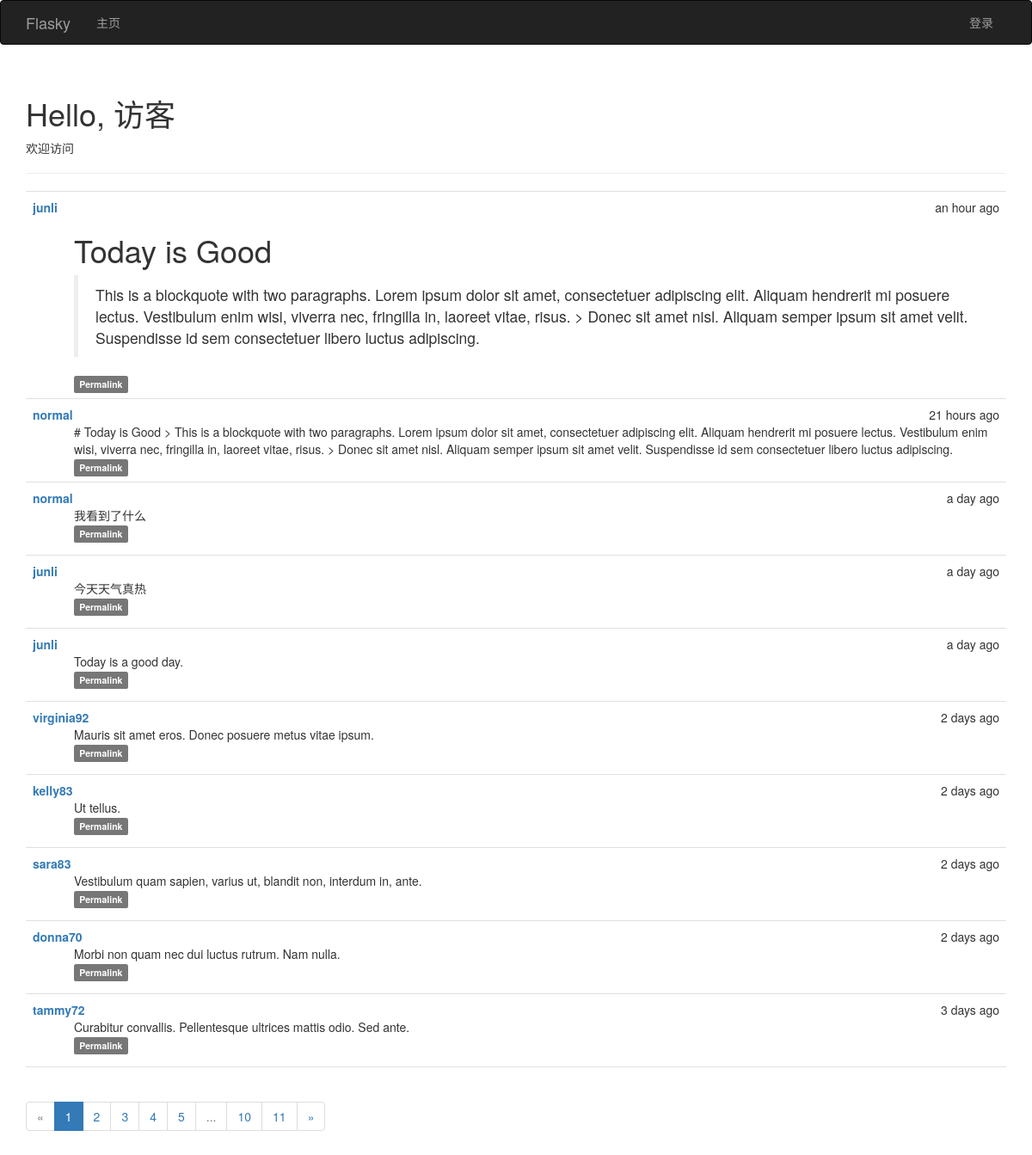
Before: / with the older database file.
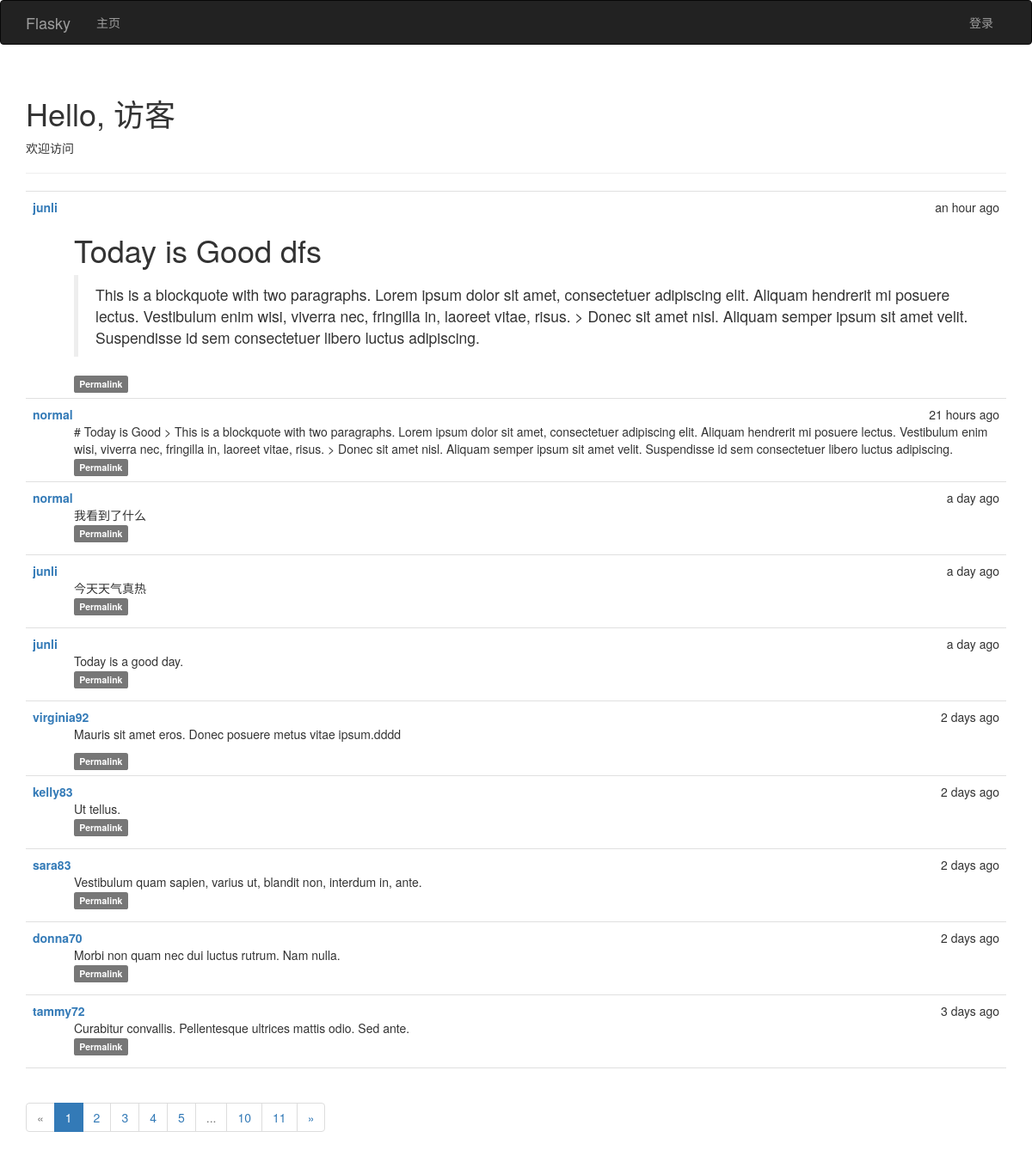
After: the same page with the newer database file.
### app/models.py (models this page shows, shortened)
class Post(db.Model):
    __tablename__ = 'posts'
    id = db.Column(db.Integer, primary_key=True)
    body = db.Column(db.Text)
    timestamp = db.Column(db.DateTime, index=True, default=datetime.utcnow)
    author_id = db.Column(db.Integer, db.ForeignKey('users.id'))
    body_html = db.Column(db.Text)

class User(UserMixin, db.Model):
    __tablename__ = 'users'
    id = db.Column(db.Integer, primary_key=True)
    username = db.Column(db.String(64), unique=True, index=True)
    email = db.Column(db.String(64), unique=True,index=True)
    role_id = db.Column(db.Integer, db.ForeignKey('roles.id'))
    password_hash = db.Column(db.String(128))
    confirmed = db.Column(db.Boolean, default= False)
    name = db.Column(db.String(64))
    location = db.Column(db.String(128))
    about_me = db.Column(db.Text())
    member_since = db.Column(db.DateTime(), default=datetime.utcnow)
    last_seen = db.Column(db.DateTime(), default=datetime.utcnow)
    posts = db.relationship('Post', backref='author', lazy='dynamic')
    @property
    def password(self):
        raise AttributeError('password is not a readable attribute')

### app/main/views.py (the view)
@main.route('/',methods=['GET','POST'])
def index():
    form = PostForm()
    if current_user.can(Permission.WRITE_ARTICLES) and form.validate_on_submit():
        post = Post(body=form.body.data, author=current_user._get_current_object())
        db.session.add(post)
        return redirect(url_for('.index'))
    page = request.args.get('page',1, type=int)
    pagination = Post.query.order_by(Post.timestamp.desc()).paginate(page,
                per_page=current_app.config['FLASKY_POSTS_PER_PAGE'], error_out=False)
    posts = pagination.items
    return render_template('index.html', form = form, posts=posts, pagination=pagination)

### app/auth/views.py (called while the page is built)
@auth.before_app_request
def before_request():
    if current_user.is_authenticated:
        current_user.ping()
        if not current_user.confirmed and request.endpoint[:5] != 'auth.':
            return redirect(url_for('auth.unconfirmed'))

### app/main/__init__.py (called while the page is built)
@main.app_context_processor
def inject_permissions():
    return dict(Permission=Permission)

### app/models.py (called while the page is built)
    def can(self, permission):
        return False

    def is_administrator(self):
        return False

### app/templates/index.html (shortened to what this page needs)
{%  extends "base.html" %}
{%  import "bootstrap/wtf.html" as wtf %}
{%  import "_macros.html" as macros %}
{% block page_content %}
    <div class="page-header">
        <h1>Hello, {% if current_user.is_authenticated %}{{ current_user.username }} {% else %} 访客{% endif %} </h1>
        {% if not known %}
            <p>欢迎访问</p>
         {% else %}
            <p>欢迎再次光临！</p>
        {% endif %}
    </div>
    <div>
  {%  include '_posts.html' %}
    {% if pagination %}
        <div class="pagination">
            {{ macros.pagination_widget(pagination,'.index') }}
        </div>
    {% endif %}
    </div>
{% endblock %}

### app/templates/_posts.html (shortened to what this page needs)
  <ul class="posts">
        {% for post in posts %}
            <li class="post">
                <div class="post-date">
                    {{ moment(post.timestamp).fromNow() }}
                </div>
                <div class="post-author">
                    <a href="{{ url_for('.user', username=post.author.username) }}">{{ post.author.username }}</a>
                </div>
                <div class="post-content">
                    {% if post.body_html %}
                        {{  post.body_html | safe }}
                    {% else %}
                        {{ post.body }}
                    {% endif %}
                    <div class="post-footer">
                        <a href="{{ url_for('.post', id=post.id) }}">
                            <span class="label label-default">Permalink</span>
                        </a>
                    </div>
                </div>
            </li>
        {% endfor %}
    </ul>

Changed rows visible on the page:
changed Post "an hour ago": body_html "Today is Good This is a blockquote…" → "Today is Good dfs This is a blockquote…"
changed Post "virginia92": body_html (not shown) → "Mauris sit amet eros. Donec posuere metus vitae ipsum.dddd"; body "Mauris sit amet eros. Donec posuere metus vitae ipsum." → (not shown)
